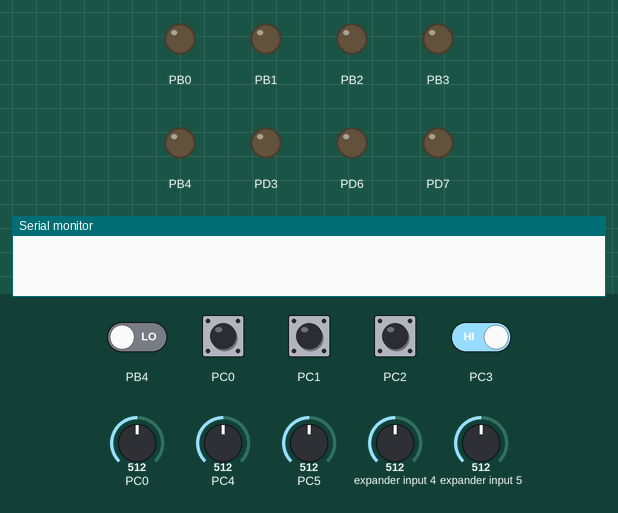
A program run on a simulated ATmega328P, built with avr-gcc and emulated at 16 MHz. Shown: output pins drawn as LEDs (lit = HIGH), the last lines printed to the serial monitor. Inputs (shaded band) come from the test bench; at power-on: PC0–3 HIGH, PB4 LOW, PC0 = 512, PC4 = 512, PC5 = 512, expander input 4 = 512, expander input 5 = 512.

Above: at 1.2 s.
1.3 s: PB4 driven HIGH and PC3 driven LOW
At 2.1 s:
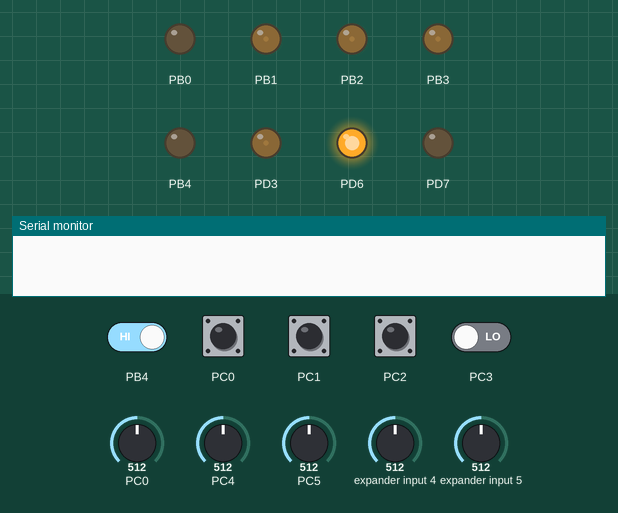
2.8 s: PC0 pulled LOW for 0.15 s
At 2.87 s:
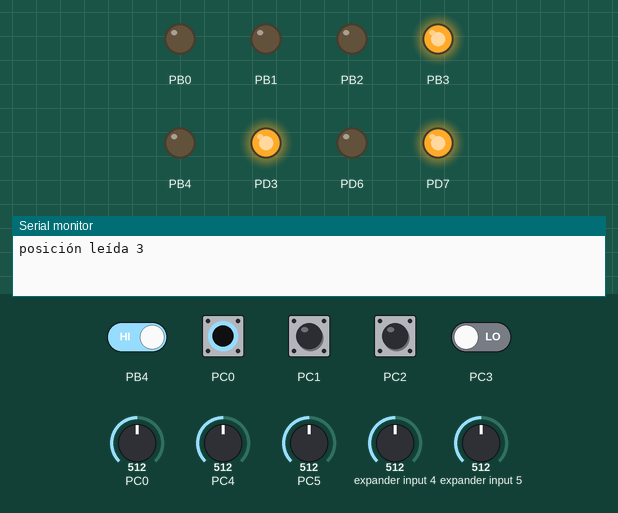
At 3.9 s:
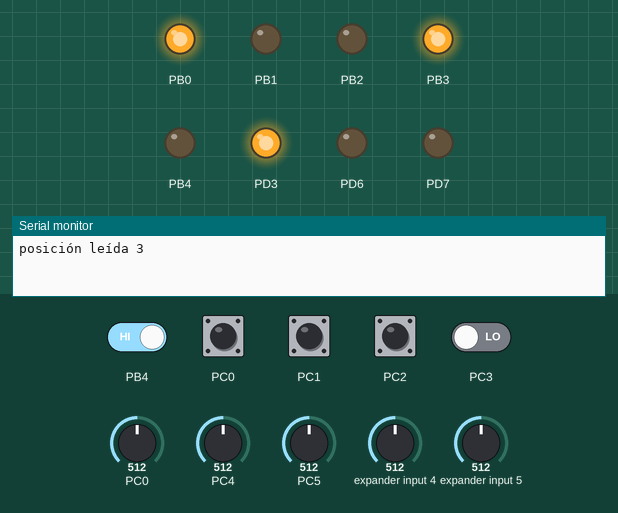
Timing chart, 0 to 5.8 s (numbered marks = the images above; inputs shaded):
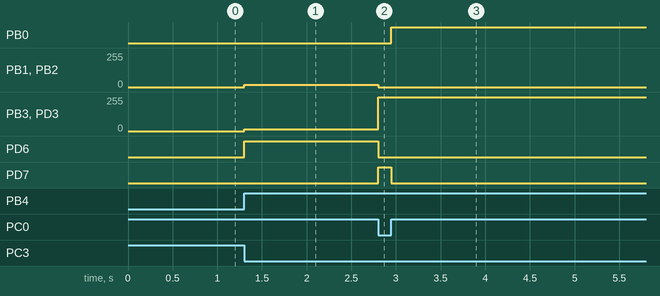

The program:

main.c
```c
/*
 * Proyecto 2.c
 *
 * Created: 1/5/2025 10:25:48
 * Author : yelena Cotzojay
 * Descripción: El proyecto consta de la utilización de 4 servomotores
 haciendo uso de diferentes modos:
	Modo 1: Modo manual
	Modo 2: Modo EEPROM
	Modo 3: Modo Adafruit
 */

#define	F_CPU	16000000
#include <avr/io.h>
#include <avr/interrupt.h>
#include <util/delay.h>
#include "PWM1A/PWM1.h"
#include "PWM1B/PWM1B.h"
uint8_t dutyCycle1= 128;	//Valor inicial en el centro (1.5 ms)
uint8_t dutyCycle2= 128;	//Valor inicial en el centro (1.5 ms)
uint8_t dutyCycle3= 128;	//Valor inicial en el centro (1.5 ms)
uint8_t dutyCycle4= 128;	//Valor inicial en el centro (1.5 ms)
uint8_t POT=0;	//Variable a utilizar para el multiplexeo de la lectura del ADC
uint8_t ADC1=0;
uint8_t ADC2=0;
uint8_t ADC3=0;
uint8_t ADC4=0;
uint8_t MODO=0;	//Selecciona en qué modo se encuentra por medio de banderas
uint8_t contador=0;	//Contador para ver el modo en el que se encuentra
uint8_t contador1=0;	//contador para ver qué posición se quiere leer
uint8_t indicador_acb=0;	//Bandera para el indicador de acción por medio de
uint8_t indicador_no_posicion=0;	//seleccione qué posicioón se va a guardar
uint8_t lectura_servo_M1=0;
uint8_t lectura_servo_M2=0;
uint8_t lectura_servo_M3=0;
uint8_t lectura_servo_M4=0;

//Funcion Prototypes
void setup();
void INIT_TMR1();
void INIT_ADC();
void INIT_TIMER2();
void updateDutyCycle2A(uint8_t duty);
void updateDutyCycle2b(uint8_t duty);
void initUART();
void INIT_PIN_CHANGE();
void writeEEPROM(uint8_t dato, uint16_t direccion);
uint8_t readEEPROM(uint16_t direccion);
void writeChar(char caracter);
void writeString(char* texto);
void savepositions_servo();
void readpositions_servo();
void cargarposicion(uint8_t index);


int main(void)
{
	setup();
	//writeEEPROM('B', 0x00);
	uint8_t dire = 0x00;
	uint8_t temporal = readEEPROM(dire);
	while (temporal != 0xFF){
		writeChar(temporal);
		//writeEEPROM(0xFF,dire+0x00);
		dire++;
		temporal = readEEPROM(dire);
	}

	while (1)
	{
		//Modo 1: Modo manual y guardar posiciones
		if(MODO==0b00000001){
			PORTD &= ~(1 << PORTD7);
			PORTB &= ~((1 << PORTB0)|(1 << PORTB4));
			PORTD |= (1 << PORTD6);
			savepositions_servo();
		}

		//Si se está en modo dos verificar al función de guardar posiciones
		if(MODO==0b00000010){
			PORTD &= ~(1 << PORTD6);
			PORTB &= ~((1 << PORTB0)|(1 << PORTB4));
			PORTD |= (1 << PORTD7);
			readpositions_servo();
		}

		//Si la está en modo 3: Verifica la función de leer posiciones para cada motor
		if (MODO==0b00000100){
			PORTD &= ~((1 << PORTD6)|(1 << PORTD7));
			PORTB &= ~(1 << PORTB4);
			PORTB |= (1 << PORTB0);
		}

	}
}

void setup(){
	cli();	//Desabilitar interrupciones
	INIT_TIMER2();
	INIT_ADC();
	initPWM1A();
	initPWM1B();

	INIT_PIN_CHANGE();
	initUART();
	//contador==1;


	//Configurar los puertos de salida (LEDS)
	DDRB |= (1 << PORTB0)|(1 << PORTB4);
	PORTB &= ~((1<< PORTB0)|(1<< PORTB4));
	DDRD |= (1 << PORTD7)|(1 << PORTD6);
	PORTD &= ~((1 << PORTD7)|(PORTD6));
	//Configurar el bit 3 del puerto C como entrada
	DDRC &= ~((1 << PORTC3)|(1 << PORTC2)|(1 << PORTC1)|(1 << PORTC0));
	PORTC |= ((1 << PORTC3)|(1 << PORTC2)|(1 << PORTC1)|(1 << PORTC0));
	//DDRB &= ~(1 << PORTB4);
	//PORTB |= (1 << PORTB4);//Pull up activado

	CLKPR = (1 << CLKPCE); //Habilita cambios de prescaler
	CLKPR = (1 << CLKPS2);	// 1MHz
	sei();		//Habilita cambios de interrupción

	ADCSRA |= (1 << ADSC); // Iniciar primera conversión

}

void INIT_TIMER2(){


	DDRB |= (1 << DDB3);	//Setear bit 3 del puerto B como salida
	DDRD |= (1 << DDD3);	//Setear bit 3 del puerto D como salida

	//CONFIGURACIÓN DEL TIMER 2 PARA FAST PWM CON OCR1A COMO TOP
	TCCR2A = 0;
	TCCR2A |= (1 << COM2A1);	//no invertido para la salida 2A
	TCCR2A |= (1 << COM2B1);	//no invertido para la salida 2B


	//Modo fast PMW (MODO 3)
	TCCR2A |= (1 << WGM21)|(1 << WGM20);
	TCCR2B = 0;
	TCCR2B |= (1<<CS22)|(1<<CS20);	//Prescaler de 128


}

void  updateDutyCycle2A(uint8_t duty){
	OCR2A = duty;
}

void  updateDutyCycle2b(uint8_t duty){
	OCR2B = duty;
}

void INIT_PIN_CHANGE()
{//Habilitar interrupciones de pin change
	PCICR |= (1 << PCIE1)|(1 << PCIE0);     // Habilitar interrupción de cambio de estado
	// Habilita interrupción para bit 3, 2, 1, 0 deL Puerto C
	PCMSK1 |= (1 << PCINT11)|(1 << PCINT10)|(1 << PCINT9)|(1 << PCINT8);

	//Habilitar interrupción para  bit 4 del puerto B
	PCMSK0 |= (1 << PCINT4);
}

void initUART(){
	//Configurar pines PD0 (TX) y PD1 (TX)
	DDRD |= (1<<DDD1);
	DDRD &= ~(1<<DDD0);

	//Configurar UCSR0A
	UCSR0A=0;
	UCSR0A= (1 << U2X0);	//Double the USART transmission Speed
	//Configuración UCSR0B: Habililitndo la interrupción al escribir:
	//-Habilibitar recepción
	//-Habilitación de transmisión
	UCSR0B |= (1<<RXCIE0)|(1<<RXEN0)| (1<< TXEN0);
	//Configurar UCSR0C
	UCSR0C |= (1<<UCSZ01) | (1<<UCSZ00);
	//Configurar UBRR0: UBRR0 = 12 -> 9600  @ 1MHz
	UBRR0 = 12;
}


void INIT_ADC(){
	ADMUX = 0;	//Apagar todo

	//Voltaje de referencia 5V
	ADMUX |=(1<<REFS0);

	ADMUX |= (1<<ADLAR); //orientación (izquierda)
	ADCSRA = 0;	//Apagar todo
	ADCSRA |=(1<<ADPS1)	| (1 << ADPS0); //Configuración del presacaler 8
	ADCSRA |= (1 << ADIE);	//Habilitación de interrupciones
	ADCSRA |= (1 << ADEN);	//Habilitar ADS
}

void writeEEPROM(uint8_t dato, uint16_t direccion){
	//Esperar a que termine la escritura anterior
	while (EECR & (1 << EEPE));
	//Asignar dirección de escritura
	EEAR = direccion;
	//asignar dato a "escribir"
	EEDR = dato;
	//Setear en 1 el "master write enable"
	EECR |= (1 << EEMPE);
	//Empezar a escribir
	EECR |= (1 << EEPE);
}

uint8_t readEEPROM(uint16_t direccion){
	//Esperar a que termine la escritura anterior
	while (EECR & (1 << EEPE));
	//Asignar dirección de escritura
	EEAR = direccion;
	//Empezara a leer
	EECR |= (1 << EERE);
	return EEDR;
}

void writeChar(char caracter){
	while ( (UCSR0A & (1<<UDRE0))==0){

	}

	UDR0=caracter;

}

void writeString(char* texto)
{
	for(uint8_t i = 0; *(texto+i) !='\0'; i++)
	{
		writeChar(*(texto+i));
	}

}

void savepositions_servo(){
	//Verificar si se presionó el botón para guardar posición
	if (indicador_acb==0b00000001){

		writeEEPROM(ADC1, 0x00 + indicador_no_posicion*4);
		writeEEPROM(ADC2, 0x01 + indicador_no_posicion*4);
		writeEEPROM(dutyCycle3, 0x02 + indicador_no_posicion*4);
		writeEEPROM(dutyCycle4, 0x03 + indicador_no_posicion*4);

		writeChar('.');
		writeChar(dutyCycle1);
		writeChar('.');
		writeChar(dutyCycle2);
		writeChar('.');
		writeChar(dutyCycle3);
		writeChar('.');
		writeChar(dutyCycle4);

		writeString("Guardada posición ");
		writeChar('1' + indicador_no_posicion); // Mostrar posición 1, 2, 3, 4
		writeString("\r\n");

		indicador_no_posicion++;
		if (indicador_no_posicion >=4){
			indicador_no_posicion=0;
		}
	 indicador_acb=0;	//Apagar la bandera
	}

}

void readpositions_servo(){
	if(indicador_acb==0b00000001){
		cargarposicion(0);
		}

	if(indicador_acb==0b00000010){
		cargarposicion(1);
	}

	if(indicador_acb==0b00000100){
		cargarposicion(2);
	}

	if(indicador_acb==0b00001000){
		cargarposicion(3);
	}
	indicador_acb=0; //Apagar bandera
}

void cargarposicion(uint8_t index){

	uint8_t adc1 = readEEPROM(0x00 + index*4);
	uint8_t adc2 = readEEPROM(0x01 + index*4);
	dutyCycle3 = readEEPROM(0x02 + index*4);
	dutyCycle4 = readEEPROM(0x03 + index*4);

	dutyCycle1 = (adc1 * (188.0 / 255.0)) + 69.0;
	dutyCycle2 = (adc2 * (188.0 / 255.0)) + 69.0;

	// Actualizar todos los PWM
	updateDutyCycle1(dutyCycle1);
	updateDutyCycle1B(dutyCycle2);
	updateDutyCycle2A(dutyCycle3);
	updateDutyCycle2b(dutyCycle4);

	writeString("posición leída ");
	writeChar('1' + index); // Mostrar posición 1, 2, 3, 4
	writeString("\r\n");
}
/*************VECTOR DE INTERRUPCIÓN************/

ISR(ADC_vect)
{
	if (MODO == 0b00000001){
		POT++;

		switch (POT){
			case 1:
			ADMUX &= ~((1<<MUX2)|(1<<MUX1)|(1<<MUX0));  // Limpiar bit
			ADMUX |= (1<<MUX2) | (1<<MUX1);//Selección de canal Bit 6 del puerto C
			ADC1=ADCH;
			dutyCycle1 = (ADC1 * (186.0 / 255.0)) + 68.0;
			updateDutyCycle1(dutyCycle1); // Actualizar PWM
			break;

			case 2:
			ADMUX &= ~((1<<MUX2)|(1<<MUX1)|(1<<MUX0));  // Limpiar bit
			ADMUX |= (1<<MUX2)|(1<<MUX1)|(1<<MUX0); //Selección de canal Bit 7 del puerto C
			ADC2=ADCH;
			dutyCycle2 = (ADC2 *  (186.0 / 255.0)) + 68.0;
			updateDutyCycle1B(dutyCycle2); // Actualizar PWM
			break;

			case 3:

			ADMUX &= ~((1<<MUX2)|(1<<MUX1)|(1<<MUX0));  // Limpiar bit MUX0 primero
			ADMUX |= (1<<MUX2) | (1<<MUX0);//Selección de canal Bit 5 del puerto C
			ADC3=ADCH;
			dutyCycle3 = (ADC3 * (24.0 / 255.0)) + 2.0;
			updateDutyCycle2A(dutyCycle3); // Actualizar PWM
			break;

			case 4:

			ADMUX &= ~((1<<MUX2)|(1<<MUX1)|(1<<MUX0));  // Limpiar bit MUX0 primero
			ADMUX |= (1<<MUX2);//Selección de canal Bit 4 del puerto C
			ADC4=ADCH;
			dutyCycle4 = (ADC4 * (24.0 / 255.0)) + 2.0;
			updateDutyCycle2b(dutyCycle4); // Actualizar PWM
			break;

			case 5:
			POT=0;
			break;

			default:
			break;
		}
	}
	ADCSRA |= (1 << ADSC);	//Iniciar nueva conversión
}


ISR(PCINT1_vect) {
	//Leer estado actua de los botones
	uint8_t	estado_actual_C=PINC;


	//Detectar flanco para el botón de modo
	if (!(estado_actual_C & (1<<PINC3))){
		contador++;
	}
	switch (contador){
		case 1:
			MODO=0b00000001;	//Activar la bandra del modo 1: Manual
			break;

		case 2:
			MODO=0b00000010;	// Modo 2: Guardar posiciones en la EEPROM
			break;

		case 3:
			MODO=0b00000100;	//Modo 3: leer datos de la EEPROM
			break;

		case 4:
			contador=1;
			break;

		default:
			break;

	}

	//Botón 2 (guardar posiciones) para el modo 1
	//Leer primera posición para el modo 2
	if (!(estado_actual_C & (1<<PINC2))){
		indicador_acb=0b00000001;
	}


	//Leer segunda posición para el modo 2
	if (!(estado_actual_C & (1<<PINC1))){
		indicador_acb=0b00000010;
	}


	//Leer tercera posición para el modo 2
	if (!(estado_actual_C & (1<<PINC0))){
		indicador_acb=0b00000100;
	}


}

/*ISR(PCINT0_vect) {
	//Leer cuarta posición para el modo 2/
	if (!(PINB & (1 << PINB4))){
		indicador_acb=0b00001000;
	}
}*/

ISR(USART_RX_vect){
	char caracter=UDR0;
	switch(caracter){
		case '0':
			MODO=0b00000001;
			break;

		case '1':
			MODO=0b00000010;
			break;

		case '2':
			MODO=0b00000100;
			break;

		default:
			break;
	}

	writeChar(caracter);
	}
```

PWM1.c
```c
/*
 * PWM1.c
 *
 * Created: 22/4/2025 12:18:40
 *  Author: yelena Cotzojay
 */

#include <avr/io.h>
#include "PWM1.h"

void initPWM1A(){

	DDRB |= (1 << DDB1);	//Setear bit 1 del puerto B como salida

	//CONFIGURACIÓN DEL TIMER 1 PARA FAST PWM CON OCR1A COMO TOP
	TCCR1A = 0;
	TCCR1A |= (1 << COM1A1);	//no invertido

	//Modo fast PMW y top->OCR1A (MODO 14)
	TCCR1A |= (1 << WGM11);
	TCCR1B |= (1 << WGM13) | (1 << WGM12);
	TCCR1B |= (1<<CS11);	//Prescaler de 8
	ICR1 = 2499;	//TOP

}

void  updateDutyCycle1(uint8_t duty){
	OCR1A = duty;
}
```

PWM1.h
```c
/*
 * PWM1.h
 *
 * Created: 22/4/2025 12:19:00
 *  Author: yelen
 */


#ifndef PWM1_H_
#define PWM1_H_

#define  invert  1
#define non_invert  0
void initPWM1A();
void updateDutyCycle1(uint8_t duty);		//Asignarle valor a 0CR1A

#endif /* PWM1_H_ */
```

PWM1B.c
```c
/*
 * PWM1B.c
 *
 * Created: 22/4/2025 12:56:42
 *  Author: yelena Cotzojay
 */

#include <avr/io.h>
#include "PWM1B.h"

void initPWM1B(){

	DDRB |= (1 << DDB2);	//Setear bit 2 del puerto B como salida
	TCCR1A |= (1 << COM1B1);	//no invertido
}

void  updateDutyCycle1B(uint8_t duty){
	OCR1B = duty;
}
```

PWM1B.h
```c
/*
 * PWM1B.h
 *
 * Created: 22/4/2025 12:56:08
 *  Author: yelen
 */


#ifndef PWM1B_H_
#define PWM1B_H_

void initPWM1B();
void updateDutyCycle1B(uint8_t duty);		//Asignarle valor a 0CR1A

#endif /* PWM1B_H_ */
```

Measured:
- after the input at 1.3 s, PB1, PB2: 0/255 → 16/255 at once; PB3, PD3: 0/255 → 14/255 at once; PD6: LOW → HIGH at once
- after the input at 2.8 s, PB0: LOW → HIGH after 0.15 s; PB1, PB2: 16/255 → 0/255 at once; PB3, PD3: 14/255 → 255/255 at once; PD6: HIGH → LOW at once; PD7: LOW → HIGH at once, → LOW 0.15 s later
